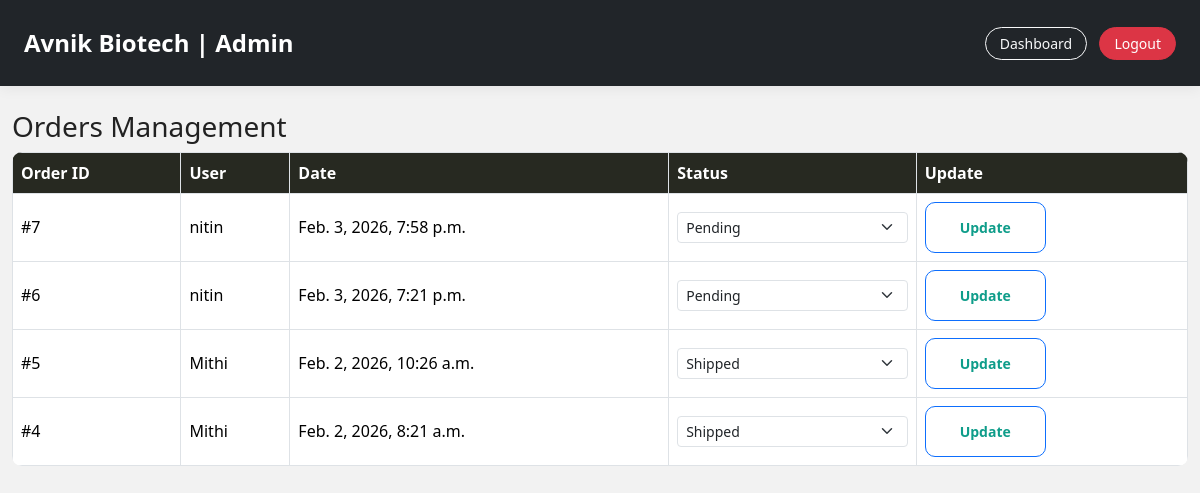
The page /dashboard/orders/ (signed in) on the database as committed earlier.
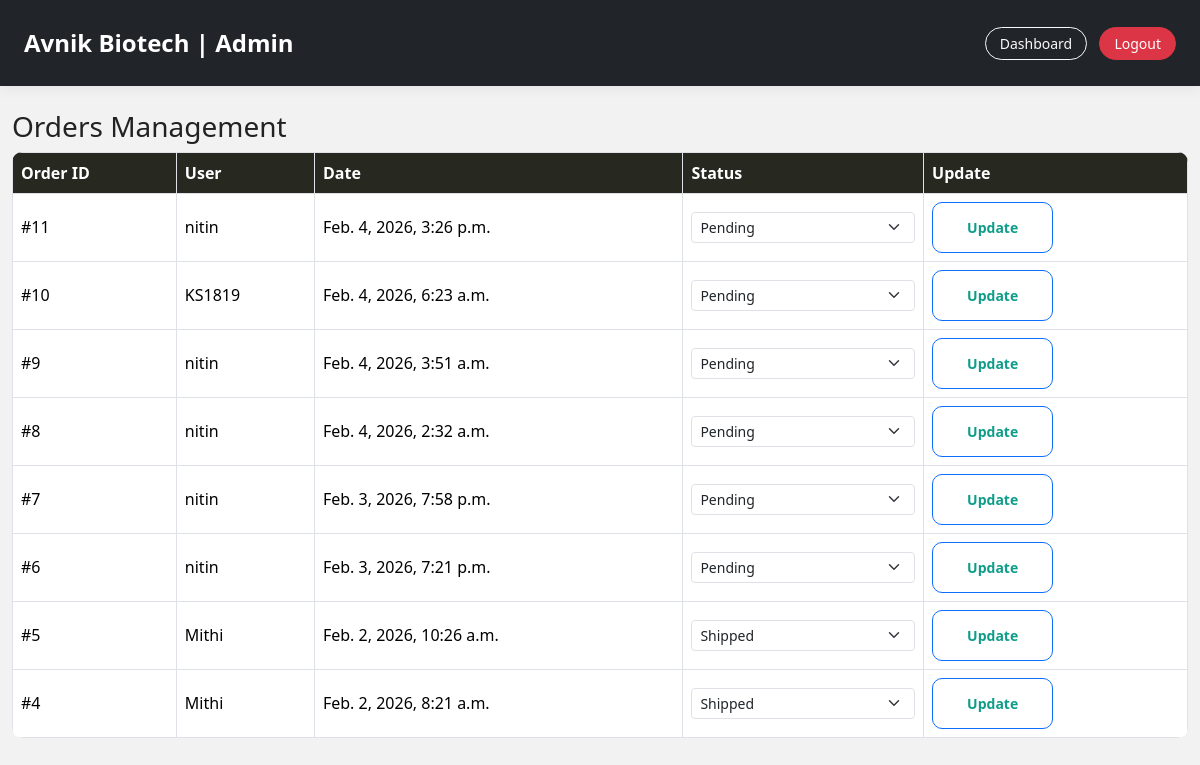
The same page on the database as committed later.
### userapp/models.py (models this page shows, shortened)
class Order(models.Model):
    STATUS_CHOICES = [
        ('PENDING', 'Pending'),
        ('SHIPPED', 'Shipped'),
        ('DELIVERED', 'Delivered'),
    ]
    user = models.ForeignKey(User, on_delete=models.CASCADE)
    created_at = models.DateTimeField(auto_now_add=True)
    status = models.CharField(
        max_length=20,
        choices=STATUS_CHOICES,
        default='PENDING'
    )

### adminapp/views.py (the view)
# urls.py: path('dashboard/orders/', views.admin_orders, name='admin_orders'),
@login_required
@user_passes_test(is_admin)
def admin_orders(request):
    if request.method == "POST":
        order_id = request.POST.get("order_id")
        new_status = request.POST.get("status")
        Order.objects.filter(id=order_id).update(status=new_status)
    orders = Order.objects.all().order_by("-created_at")
    context = {
        "orders": orders,
        "orders_count": orders.count(),   # returns 0 if empty
    }
    return render(request, "adminpanel/orders.html", context)

### adminapp/views.py (called while the page is built)
def is_admin(user):
    return user.is_staff or user.is_superuser

### userapp/context_processors.py (called while the page is built)
def cart_count(request):
    cart = request.session.get('cart', {})
    return {
        'cart_count': sum(cart.values())
    }

### templates/adminpanel/orders.html (shortened to what this page needs)
{% extends 'admin_base.html' %}
{% block content %}
<h3>Orders Management</h3>
<table class="table table-bordered align-middle">
  <tr>
    <th>Order ID</th>
    <th>User</th>
    <th>Date</th>
    <th>Status</th>
    <th>Update</th>
  </tr>
  {% for order in orders %}
  <tr>
    <td>#{{ order.id }}</td>
    <td>{{ order.user.username }}</td>
    <td>{{ order.created_at }}</td>
    <td>
      <form method="post" class="d-flex gap-2">
        <select name="status" class="form-select form-select-sm">
          <option value="PENDING" {% if order.status == "PENDING" %}selected{% endif %}>Pending</option>
          <option value="SHIPPED" {% if order.status == "SHIPPED" %}selected{% endif %}>Shipped</option>
        </select>
    </td>
    <td>
        <button class="btn btn-sm btn-primary">Update</button>
    </td>
  </tr>
  {% empty %}
  <tr>
    <td colspan="5">No orders found</td>
  </tr>
  {% endfor %}
</table>
{% endblock %}

Rows that differ between the two databases and show on the page:
added Order: id "11", user.username "nitin", created_at "Feb. 4, 2026, 3:26 p.m."
added Order: id "10", user.username "KS1819", created_at "Feb. 4, 2026, 6:23 a.m.", status "Pending"
added Order: id "9", user.username "nitin", created_at "Feb. 4, 2026, 3:51 a.m."
added Order: id "8", user.username "nitin", created_at "Feb. 4, 2026, 2:32 a.m."
